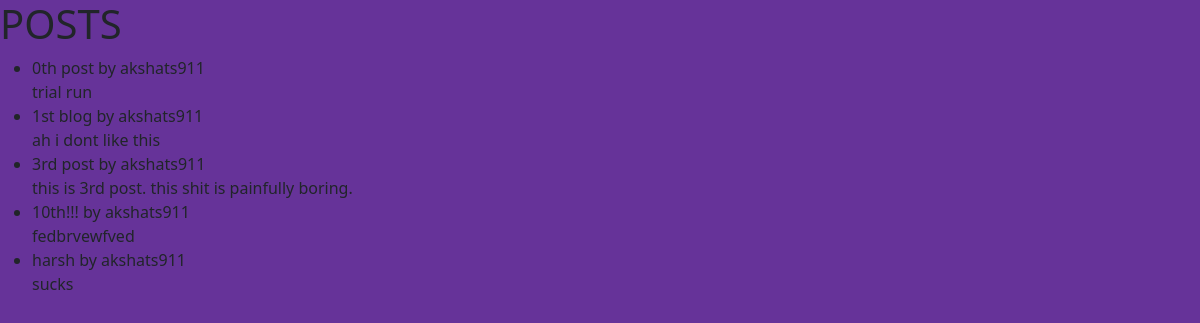
The page / on the database its author committed.
### AIModel/models.py (models this page shows, shortened)
class Post(models.Model):
    title = models.CharField(max_length=255)
    author = models.ForeignKey(User, on_delete=models.CASCADE)
    body = models.TextField()

### AIModel/views.py (the view)
# urls.py: path('', Index.as_view(),name="blog-home"),
class Index(ListView):
    model = Post
    template_name = 'bloghome.html'

### AIModel/templates/bloghome.html
{% extends 'base.html' %}
{% load static %}
{% block css %}
    <link rel="stylesheet" type="text/css" href="{% static '/css/secondary.css' %}">
{% endblock %}
{% block content %}
    <h1>POSTS</h1>
    <ul>
        {% for post in object_list %}
        <li>{{post.title}} by {{post.author}} <br>
            {{post.body}}
        </li>
        {% endfor %}
    </ul>
{% endblock %}

### AIModel/templates/base.html (shortened to what this page needs)
{% load static %}
<!DOCTYPE html>
<html lang="en">
<head>
    <link href="https://cdn.jsdelivr.net/npm/bootstrap@5.2.0-beta1/dist/css/bootstrap.min.css" rel="stylesheet"
>
    {% block css %}
    {% endblock %}
</head>
<body>
    {% block content %}
    {% endblock %}
</body>
</html>

### static/css/secondary.css (style rules this page uses)
body { background-color: rebeccapurple; }

### rows shown on the page
Post: title "0th post", author "akshats911", body "trial run"
Post: title "1st blog", author "akshats911", body "ah i dont like this"
Post: title "3rd post", author "akshats911", body "this is 3rd post. this shit is painfully boring."
Post: title "10th!!!", author "akshats911", body "fedbrvewfved"
Post: title "harsh", author "akshats911", body "sucks"
